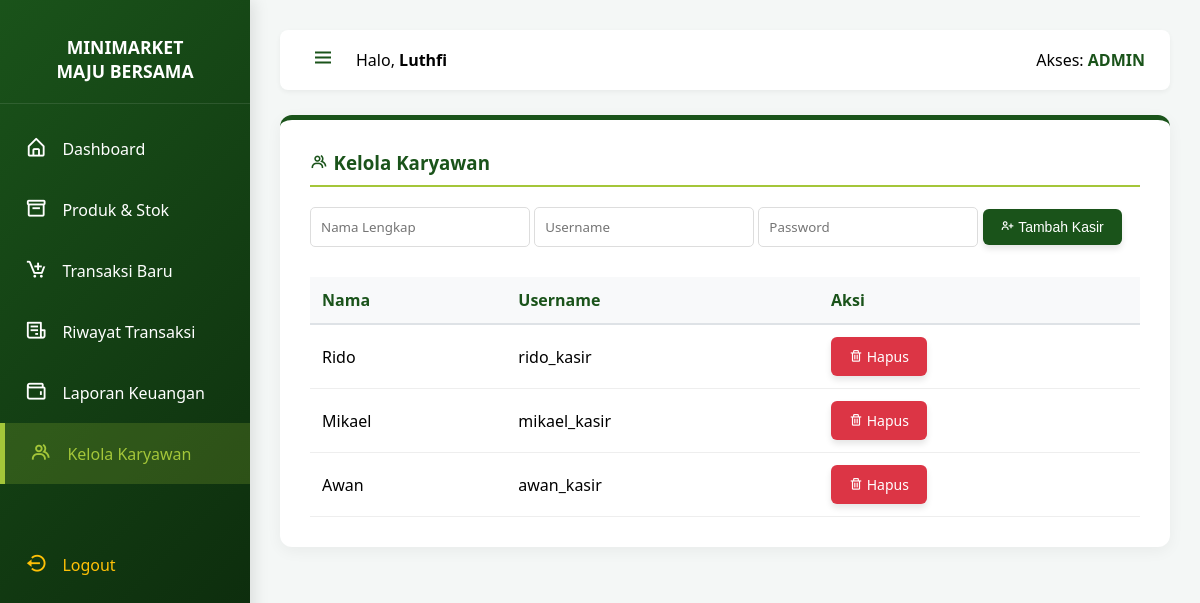
/minimarket_maju_bersama/index.php?page=akun (signed in), run on the app's committed database.
### tables this page shows
CREATE TABLE `karyawan` (
  `id_karyawan` int(11) NOT NULL AUTO_INCREMENT,
  `nama_user` varchar(100) NOT NULL,
  `username` varchar(50) NOT NULL,
  `password` varchar(255) NOT NULL,
  `role` enum('admin','kasir') NOT NULL,
  PRIMARY KEY (`id_karyawan`),
  UNIQUE KEY `username` (`username`)
);

### minimarket_maju_bersama/index.php (the view, shortened to what this page needs)
<?php
include 'koneksi.php';
$role = $_SESSION['role'];
$nama = $_SESSION['nama'];
$page = isset($_GET['page']) ? $_GET['page'] : 'dashboard';
?>
<!DOCTYPE html>
<html lang="id">
<head>
    <link href='https://unpkg.com/boxicons@2.1.4/css/boxicons.min.css' rel='stylesheet'>
</head>
<body>
<div class="sidebar" id="sidebar">
    <h2 id="logo-text">MINIMARKET<br>MAJU BERSAMA</h2>
    <a href="index.php?page=dashboard" class="<?= $page == 'dashboard' ? 'active' : '' ?>">
        <span class="ikon"><i class='bx bx-home-alt'></i></span> <span class="teks-menu">Dashboard</span>
    </a>
    <a href="index.php?page=produk" class="<?= $page == 'produk' ? 'active' : '' ?>">
        <span class="ikon"><i class='bx bx-box'></i></span> <span class="teks-menu">Produk & Stok</span>
    </a>
    <a href="index.php?page=transaksi" class="<?= $page == 'transaksi' ? 'active' : '' ?>">
        <span class="ikon"><i class='bx bx-cart-add'></i></span> <span class="teks-menu">Transaksi Baru</span>
    </a>
    <a href="index.php?page=riwayat" class="<?= $page == 'riwayat' ? 'active' : '' ?>">
        <span class="ikon"><i class='bx bx-receipt'></i></span> <span class="teks-menu">Riwayat Transaksi</span>
    </a>
    <?php if ($role == 'admin') : ?>
        <a href="index.php?page=penjualan" class="<?= $page == 'penjualan' ? 'active' : '' ?>">
            <span class="ikon"><i class='bx bx-wallet'></i></span> <span class="teks-menu">Laporan Keuangan</span>
        </a>
        <a href="index.php?page=akun" class="<?= $page == 'akun' ? 'active' : '' ?>">
            <span class="ikon"><i class='bx bx-group'></i></span> <span class="teks-menu">Kelola Karyawan</span>
        </a>
    <?php endif; ?>
    <a href="logout.php" style="margin-top: 50px; color: #ffc107;">
        <span class="ikon"><i class='bx bx-log-out-circle'></i></span> <span class="teks-menu">Logout</span>
    </a>
</div>
<div class="main-content" id="main-content">
    <div class="top-bar">
        <div style="display: flex; align-items: center;">
            <button class="btn-toggle" id="toggleBtn"><i class='bx bx-menu'></i></button>
            <span>Halo, <strong><?= $nama ?></strong></span>
        </div>
        <span>Akses: <strong style="color: var(--hijau-tua);"><?= strtoupper($role) ?></strong></span>
    </div>
    <?php if ($page == 'dashboard') : ?>
        <div class="section-card">
            <h3 style="border-bottom: 2px solid var(--hijau-muda); padding-bottom: 10px; margin-bottom: 20px;">
                <i class='bx bx-home-alt'></i> Dashboard Pusat Maju Bersama
            </h3>
            <?php
            $q_trx = mysqli_query($conn, "SELECT COUNT(id_transaksi) as jml, SUM(total_harga) as total FROM transaksi WHERE DATE(tanggal_transaksi) = CURDATE()");
            $d_trx = mysqli_fetch_assoc($q_trx);
            $jml_trx = $d_trx['jml'] ?? 0;
            $total_rp = $d_trx['total'] ?? 0;
            $q_prod = mysqli_query($conn, "SELECT COUNT(id_produk) as total_prod FROM produk");
            $jml_prod = mysqli_fetch_assoc($q_prod)['total_prod'] ?? 0;
            ?>
            <div style="display:flex; gap:20px; flex-wrap: wrap; margin-bottom: 30px;">
                <div class="card-metrik" style="flex:1; min-width: 200px; background:#eef5ee; padding:20px; border-radius:10px; border-left: 5px solid var(--hijau-tua);">
                    <h4 style="margin-top:0; color:#666;"><i class='bx bx-receipt'></i> Transaksi Hari Ini</h4>
                    <p style="font-size: 1.8rem; margin:0; color: var(--hijau-tua); font-weight: bold;"><?= $jml_trx ?> <span style="font-size:1rem; font-weight:normal;">Struk</span></p>
                </div>
                <?php if ($role == 'admin') : ?>
                <div class="card-metrik" style="flex:1; min-width: 200px; background:#eef5ee; padding:20px; border-radius:10px; border-left: 5px solid var(--hijau-muda);">
                    <h4 style="margin-top:0; color:#666;"><i class='bx bx-money'></i> Pendapatan Hari Ini</h4>
                    <p style="font-size: 1.8rem; margin:0; color: var(--hijau-tua); font-weight: bold;">Rp <?= number_format($total_rp, 0, ',', '.') ?></p>
                </div>
                <?php endif; ?>
                <div class="card-metrik" style="flex:1; min-width: 200px; background:#eef5ee; padding:20px; border-radius:10px; border-left: 5px solid #FF8600;">
                    <h4 style="margin-top:0; color:#666;"><i class='bx bx-package'></i> Total Jenis Produk</h4>
                    <p style="font-size: 1.8rem; margin:0; color: var(--hijau-tua); font-weight: bold;"><?= $jml_prod ?> <span style="font-size:1rem; font-weight:normal;">Item</span></p>
                </div>
            </div>
            <div style="display: flex; gap: 20px; flex-wrap: wrap;">
                <div style="flex: 1; min-width: 300px;">
                    <h4 style="color: var(--hijau-tua);"><i class='bx bx-bolt-circle'></i> Akses Cepat</h4>
                    <div style="display: grid; gap: 10px;">
                        <a href="index.php?page=transaksi" class="btn btn-hijau" style="text-align:center; padding:15px; font-size:1.1rem; background: #FF8600;"><i class='bx bx-cart-add'></i> Mulai Transaksi Baru</a>
                        <?php if ($role == 'admin') : ?>
                            <a href="index.php?page=produk" class="btn" style="text-align:center; padding:15px; background:#1A531A; color:white;"><i class='bx bx-box'></i> Kelola Stok Produk</a>
                        <?php endif; ?>
                    </div>
                </div>
                <?php
                $q_stok = mysqli_query($conn, "SELECT nama_produk, stok FROM produk WHERE stok < 10 ORDER BY stok ASC LIMIT 5");
                $ada_stok_kritis = mysqli_num_rows($q_stok) > 0;
                ?>
                <?php if (!$ada_stok_kritis) : ?>
                    <div class="card-metrik" style="flex: 2; min-width: 300px; background: #eef5ee; padding: 20px; border-radius: 10px; border: 1px solid #A4C639; display: flex; flex-direction: column; justify-content: center; align-items: center; text-align: center;">
                        <h4 style="color: var(--hijau-tua); margin: 0; font-size: 1.5rem;"><i class='bx bx-check-circle'></i> Stok Semua Barang Aman</h4>
                        <p style="color: #666; margin-top: 10px;">Tidak ada produk yang perlu segera di-restock saat ini.</p>
                    </div>
                <?php else : ?>
                    <div class="card-metrik" style="flex: 2; min-width: 300px; background: #fff5f5; padding: 20px; border-radius: 10px; border: 1px solid #ffcccc;">
                        <h4 style="color: #d9534f; margin-top: 0;"><i class='bx bx-error-circle'></i> Peringatan Stok Menipis (Sisa < 10)</h4>
                        <table style="margin-top: 0; width: 100%; border-collapse: collapse;">
                            <thead>
                                <tr>
                                    <th style="background: #f9d6d5; color: #a94442; padding: 8px; text-align: left;">Nama Produk</th>
                                    <th style="background: #f9d6d5; color: #a94442; padding: 8px; text-align: center;">Sisa Stok</th>
                                </tr>
                            </thead>
                            <tbody>
                                <?php
                                while($s = mysqli_fetch_assoc($q_stok)) {
                                    echo "<tr>
                                            <td style='padding: 8px; border-bottom: 1px solid #ffcccc;'>{$s['nama_produk']}</td>
                                            <td style='padding: 8px; border-bottom: 1px solid #ffcccc; text-align:center;'>
                                                <strong style='color:#d9534f; background:#fff; padding:2px 8px; border-radius:10px; border:1px solid #d9534f;'>{$s['stok']}</strong>
                                            </td>
                                        </tr>";
                                }
                                ?>
                            </tbody>
                        </table>
                    </div>
                <?php endif; ?>
            </div>
        </div>
    <?php elseif ($page == 'akun' && $role == 'admin') : ?>
        <div class="section-card">
            <h3><i class='bx bx-group'></i> Kelola Karyawan</h3>
            <form method="POST" action="tambah_kasir.php" style="margin-bottom: 20px;">
                <input type="text" name="nama_user" placeholder="Nama Lengkap" required>
                <input type="text" name="username" placeholder="Username" required>
                <input type="password" name="password" placeholder="Password" required>
                <button type="submit" name="submit" class="btn btn-hijau"><i class='bx bx-user-plus'></i> Tambah Kasir</button>
            </form>
            <table>
                <tr><th>Nama</th><th>Username</th><th>Aksi</th></tr>
                <?php
                $karyawan = mysqli_query($conn, "SELECT * FROM karyawan WHERE role='kasir'");
                while($k = mysqli_fetch_assoc($karyawan)) : ?>
                    <tr>
                        <td><?= $k['nama_user'] ?></td>
                        <td><?= $k['username'] ?></td>
                        <td><a href="index.php?page=akun&hapus=<?= $k['id_karyawan'] ?>" class="btn btn-merah" onclick="return confirm('Yakin ingin menghapus kasir ini?')"><i class='bx bx-trash'></i> Hapus</a></td>
                    </tr>
                <?php endwhile; ?>
            </table>
        </div>
    <?php endif; ?>
</div>
</body>
</html>

### minimarket_maju_bersama/index.php (style rules this page uses)
:root { --hijau-tua: #1A531A; --hijau-muda: #A4C639; --putih: #ffffff; --abu: #f4f7f6; }
body { font-family: 'Segoe UI', sans-serif; background-color: var(--abu); margin: 0; display: flex; overflow-x: hidden; }
.sidebar { width: 250px; background: linear-gradient(135deg, #1A531A 0%, #0a240a 100%); height: 100vh; color: white; position: fixed; padding-top: 20px; transition: width 0.3s cubic-bezier(0.4, 0, 0.2, 1); overflow: hidden; white-space: nowrap; z-index: 1000; box-shadow: 4px 0 15px rgba(0,0,0,0.1); }
.sidebar h2 { text-align: center; font-size: 1.1rem; padding-bottom: 20px; border-bottom: 1px solid rgba(255,255,255,0.1); transition: opacity 0.3s; }
.sidebar a { display: flex; align-items: center; color: white; padding: 15px 25px; text-decoration: none; transition: 0.3s; font-size: 1rem; }
.sidebar a:hover, .sidebar a.active { background: rgba(164, 198, 57, 0.2); color: var(--hijau-muda); border-left: 5px solid var(--hijau-muda); }
.sidebar a .ikon { margin-right: 15px; font-size: 1.4rem; }
.main-content { margin-left: 250px; width: calc(100% - 250px); padding: 30px; min-height: 100vh; transition: margin-left 0.3s ease, width 0.3s ease; }
.top-bar { background: var(--putih); padding: 15px 25px; border-radius: 8px; margin-bottom: 25px; display: flex; justify-content: space-between; align-items: center; box-shadow: 0 2px 5px rgba(0,0,0,0.05); }
.btn-toggle { background: none; border: none; font-size: 24px; cursor: pointer; color: var(--hijau-tua); margin-right: 15px; transition: 0.3s; }
.section-card { background: var(--putih); padding: 30px; border-radius: 12px; box-shadow: 0 4px 15px rgba(0,0,0,0.05); border-top: 5px solid var(--hijau-tua); }
h3 { color: var(--hijau-tua); margin-top: 0; border-bottom: 2px solid var(--hijau-muda); padding-bottom: 10px; margin-bottom: 20px; }
table { width: 100%; border-collapse: collapse; margin-top: 20px; }
th { background: #f8f9fa; padding: 12px; text-align: left; color: var(--hijau-tua); border-bottom: 2px solid #dee2e6; }
td { padding: 12px; border-bottom: 1px solid #eee; }
.btn { padding: 10px 18px; border-radius: 6px; text-decoration: none; display: inline-block; border: none; cursor: pointer; font-size: 14px; transition: all 0.2s ease; box-shadow: 0 4px 6px rgba(0,0,0,0.1); }
.btn-hijau { background: var(--hijau-tua); color: white; }
.btn-merah { background: #dc3545; color: white; }
input[type="text"], input[type="password"], input[type="number"], input[type="date"], select { padding: 10px; border: 1px solid #ddd; border-radius: 5px; margin-bottom: 10px; font-family: inherit; outline: none; }

### data on the page
karyawan: nama_user "Rido", username "rido_kasir"
karyawan: nama_user "Mikael", username "mikael_kasir"
karyawan: nama_user "Awan", username "awan_kasir"

### other printed values
$nama "Luthfi"
$role "ADMIN"
